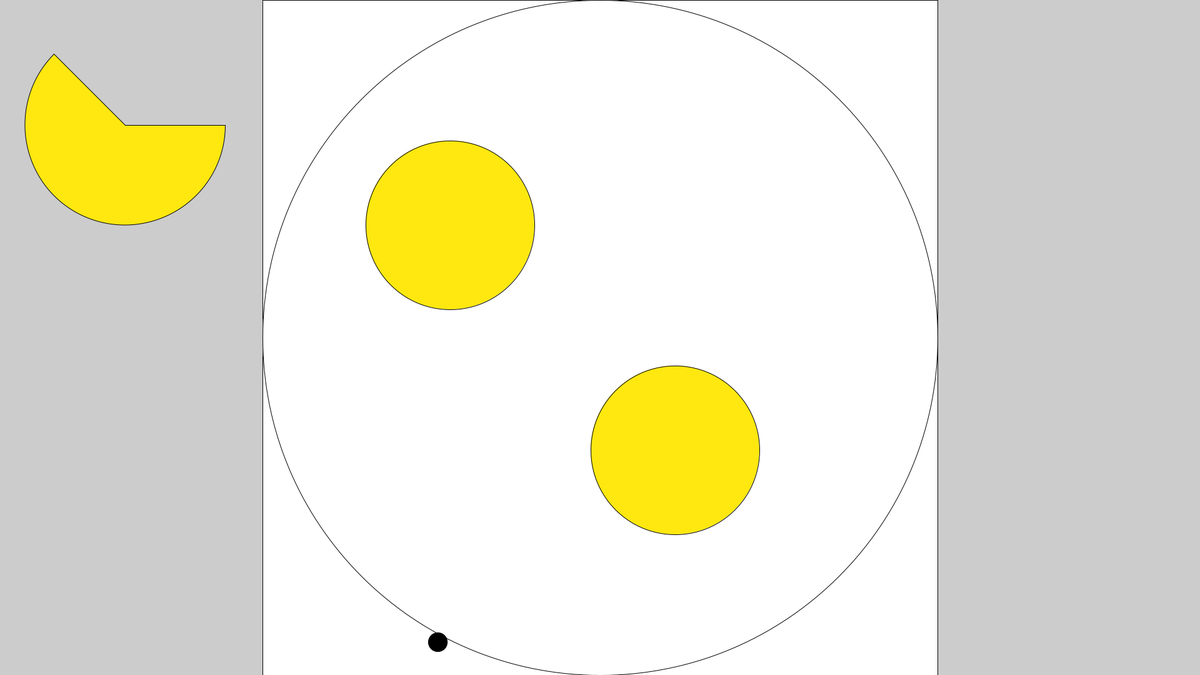
Frame 1 (no input)
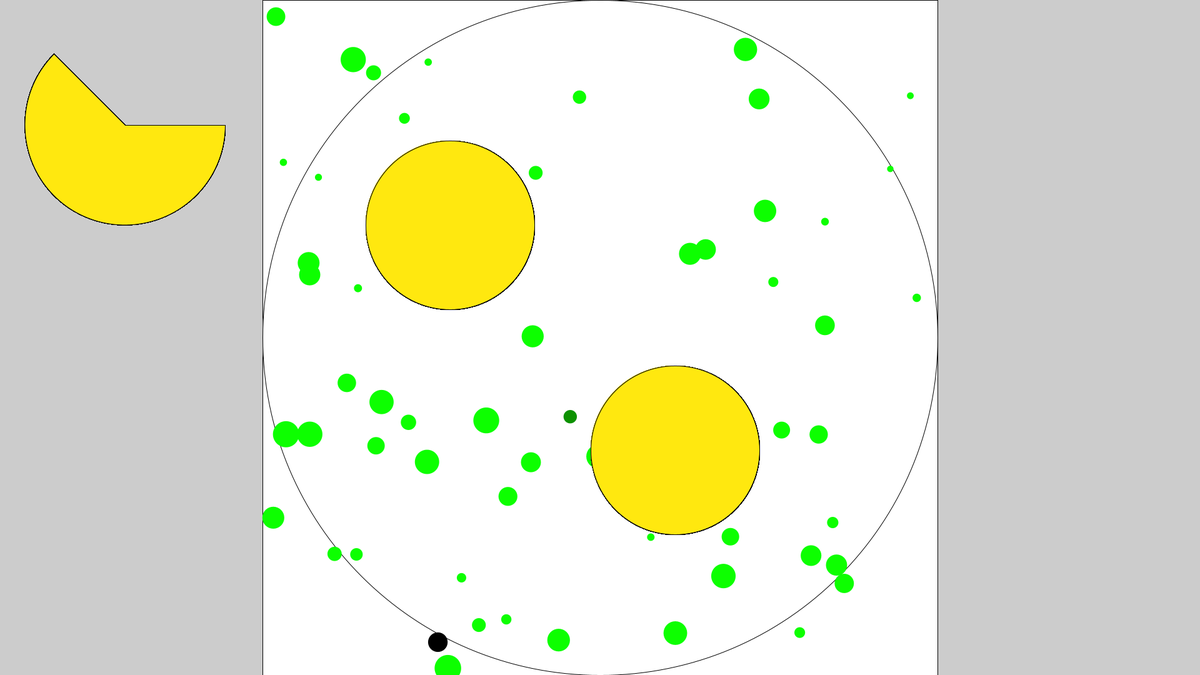
Frame 60 (the mouse pressed at the canvas centre just before this capture)
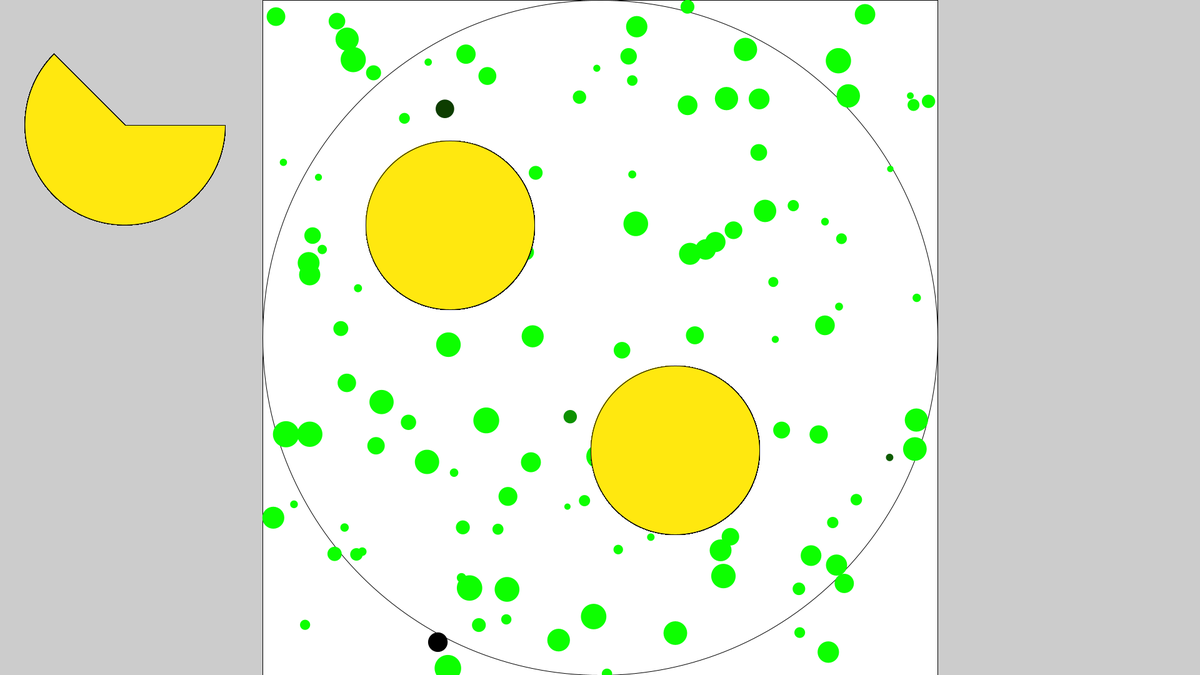
Frame 120 (the mouse held since frame 60 and released just before this capture)

The Processing sketch that drew these frames (run headless with seeded random() and noise(); from frame 60 on, the mouse is pressed at the canvas centre):

// Processing sketch: Pool
// ── Pool.pde
void setup () {
//
size(1920,1080);
//
appWidth = width;
appHeight = height;
//
displayOrientation();
//
population();
//
globeSetup();
//
} 

void draw () {
water();
duck();
Pacman();
poolnoodle();
duck2();
} 


void mousePressed () {

}

void keyPressed () {
if (key=='n' | key=='N' ) {
  if (nightMode==false) {
  nightMode=true;
  } else {
    nightMode=false;
  }}
if (key=='r' | key=='R' ) {
  if (REd==false) {
  REd=true;
  } else {
    REd=false;
  }}
if (key=='0' | key=='O' ) {
  if (ORange==false) {
  ORange=true;
  } else {
    ORange=false;
  }}
if (key=='y' | key=='Y' ) {
  if (YEllow==false) {
  YEllow=true;
  } else {
    YEllow=false;
  }}
if (key=='g' | key=='G' ) {
  if (GReen==false) {
  GReen=true;
  } else {
    GReen=false;
  }}
if (key=='b' | key=='B' ) {
  if (BLue==false) {
  BLue=true;
  } else {
    BLue=false;
  }}
if (key=='p' | key=='P' ) {
  if (PInk==false) {
  PInk=true;
  } else {
    PInk=false;
  }}
if (key=='v' | key=='V' ) {
  if (VIolet==false) {
  VIolet=true;
  } else {
    VIolet=false;
  }}
if (key=='g' | key=='G' ) {
  if (GRey==false) {
  GRey=true;
  } else {
    GRey=false;
  }}
if (key=='W' | key=='w' ) {
  if (WHite==false) {
  WHite=true;
  } else {
    WHite=false;
  }}
} 

// ── Display_Oreintation.pde
void displayOrientation() {
//
landscape = true;
//
}

// ── Duck.pde
void duck() {
  fill(Yellow);
  ellipse( DuckX, DuckY, DuckD, DuckD);
}

// ── Duck2.pde
void duck2() { 
  ellipse(Duck2X, Duck2Y, Duck2D, Duck2D);

}

// ── Floaty.pde
void floaty() {


}

// ── Global_Varibles.pde
int appWidth, appHeight;
float GlobeCubeX, GlobeCubeY, GlobeCubeWidth, GlobeCubeHeight;
float centerX, centerY;
float CircleX, CircleY, CircleDiameter;
float DuckX, DuckY, DuckD, Duck2X, Duck2Y, Duck2D; 
float topX, topY, topExtent;
Boolean landscape=false, portrait=false;
float PacmanX, PacmanY, PacmanWidth, PacmanHeight;
float waterX, waterY, waterD;
color WaterColour, Yellow=#FFE80F, resetWhite=#FFFFFF; 
int waterR;
int reset=1;
boolean nightMode=false, REd=false, ORange=false, YEllow=false, GReen=false, BLue=false, VIolet=false, WHite=false, GRey=false, PInk=false;

// ── Globe.pde
void globeSetup() {
  //
  rect (GlobeCubeX, GlobeCubeY, GlobeCubeWidth, GlobeCubeHeight);
  //
  circle (CircleX, CircleY, CircleDiameter);
}

// ── Pacman.pde
void Pacman() {
  arc(200, 200, 320, 320, 0, PI+QUARTER_PI, PIE);
}

// ── PoolNoodle.pde
void poolnoodle() {
}

// ── Population.pde
void population() {
centerX = appWidth * 1/2;
centerY = appHeight * 1/2;
GlobeCubeX = centerX * 7/16;
GlobeCubeY = centerY * 0;
GlobeCubeWidth = appHeight;
GlobeCubeHeight = appHeight;
CircleX = centerX ;
CircleY = centerY ;
CircleDiameter = appHeight;
DuckX = appWidth * 3/8;
DuckY = appHeight * 1/3;
DuckD = appHeight * 1/4;
Duck2X = appWidth * 9/16;
Duck2Y = appHeight * 4/6;
Duck2D = appHeight * 1/4;
 waterR = int(waterD) * 1/2;
 
}

// ── Water.pde
void water() {
fill (WaterColour);
noStroke();
waterD = random(appHeight * 1/100, appHeight * 1/25 );
waterX = random(GlobeCubeX+waterR, (GlobeCubeX+GlobeCubeWidth)-waterR);
waterY = random(appHeight);
//WaterColour = (nightMode==true) ? color(36, random(87,175), 255) : color(13,random(55 * 175), 0 );
WaterColour = (REd==true) ? color(255, random(0,50), random  (0,35)) : color(13,random(55 * 175), 0 );
WaterColour = (ORange==true) ? color(255, random(100,170),0) : color(13,random(55 * 175), 0 );
WaterColour = (YEllow==true) ? color(255, random(230,243), 0) :  color(255, random(230,243), 0);
WaterColour = (GReen==true) ? color(0, 255, random(0,100)) : color(13,random(55 * 175), 0 );
WaterColour = (BLue==true) ? color(0, random(87,175), 255) : color(13,random(55 * 175), 0 );
WaterColour = (VIolet==true) ? color(36, random(87,175), 255) : color(13,random(55 * 175), 0 );
WaterColour = (PInk==true) ? color(36, random(87,175), 255) : color(13,random(55 * 175), 0 );
WaterColour = (GRey==true) ? color(36, random(87,175), 255) : color(13,random(55 * 175), 0 );
WaterColour = (WHite==true) ? color(36, random(87,175), 255) : color(13,random(55 * 175), 0 );
ellipse(waterX, waterY, waterD, waterD);
fill(resetWhite);
stroke(reset);
}
